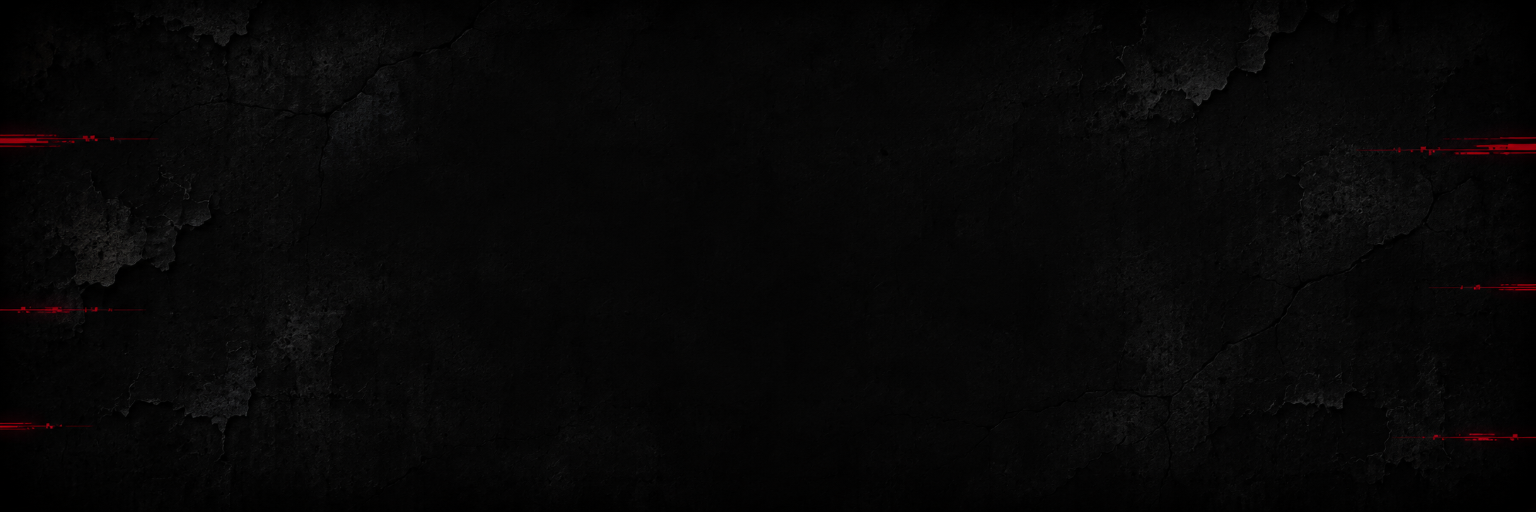
#> input picture source/panel-bg.png, 1536 x 512 px; its folder holds 7 pictures in this run
$ python prep.py
#> lines starting #> are read from the running program, lines starting #| are printed output that depends on the picture
"""Картинки из source/ (сгенерированы Codex) -> assets/ (встраиваются в exe; после запуска пересоберите).

- source/panel-bg.png  -> assets/web/bg.webp      фон карточки
- source/glitch.png    -> assets/web/glitch.webp  красная глитч-полоса: чёрный фон -> прозрачность
- source/imperium-bg.png, imperium-crest.png -> assets/web/imperium-*.webp  тема imperium
- source/neon-bg.png   -> assets/web/neon-bg.webp  тема neon
- source/icon-src.png  -> assets/icon.ico         иконка exe и трея (играет)
                          assets/tray-idle.ico    серая — ничего не играет
                          assets/web/vinyl.webp   заглушка, если у трека нет обложки
                          assets/wizard-small*.png  картинка мастера установки

Запуск:  python tools/prep.py
"""
from pathlib import Path

import numpy as np
from PIL import Image, ImageEnhance

ROOT = Path(__file__).resolve().parent.parent
SRC = ROOT / "source"
WEB = ROOT / "assets" / "web"
WEB.mkdir(parents=True, exist_ok=True)

# Фон: карточка 560x136 css px, рисуем с запасом x2 для чёткости на 1440p.
bg = Image.open(SRC / "panel-bg.png").convert("RGB")
#> bg is the input picture: PIL image 1536x512 RGB; mean R, G, B 7.2, 6.7, 6.7
bg = bg.resize((1120, 373), Image.LANCZOS)
#> bg: PIL image 1120x373 RGB
bg.save(WEB / "bg.webp", "WEBP", quality=82, method=6)


def black_to_alpha(path, lo, hi):
    """Картинка на чёрном -> RGBA: яркость от lo до hi становится альфой, цвет восстанавливаем
    «разделением» на альфу (unpremultiply), чтобы на прозрачном фоне OBS всё выглядело как на чёрном."""
#> called with lo = 0.04, hi = 1
    g = np.asarray(Image.open(path).convert("RGB")).astype(np.float32) / 255
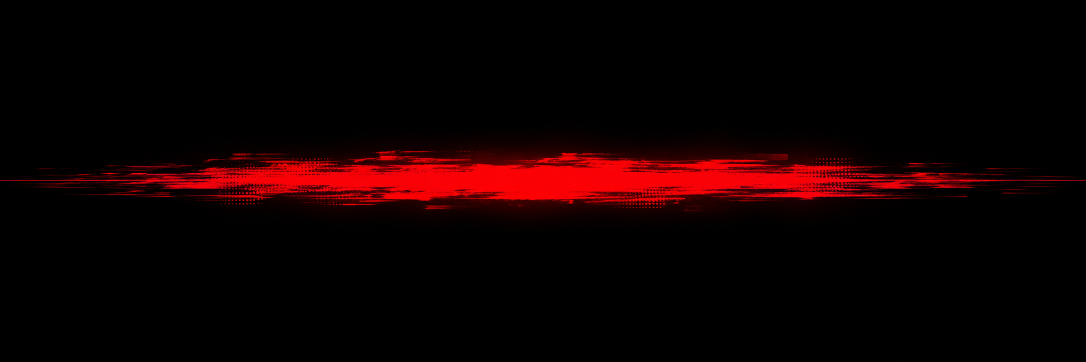
#> input picture source/glitch.png, 2172 x 724 px (shown at 1/2 size)
    a = np.clip((g.max(axis=2) - lo) / (hi - lo), 0, 1)
    rgb = np.where(a[..., None] > 0, np.clip(g / np.maximum(a[..., None], 1e-3), 0, 1), 0)
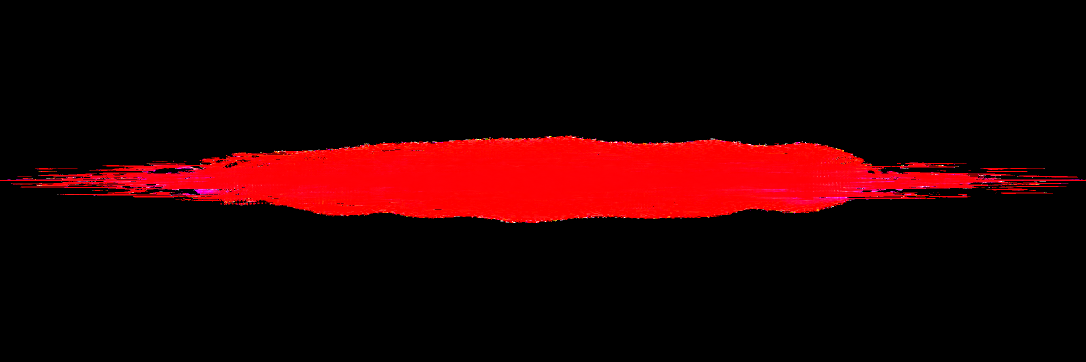
#> rgb: shape (724, 2172, 3) float32 (shown at 1/2 size); mean R, G, B 0.132, 0.00283, 0.007
    img = Image.fromarray((np.dstack([rgb, a]) * 255).astype(np.uint8), "RGBA")
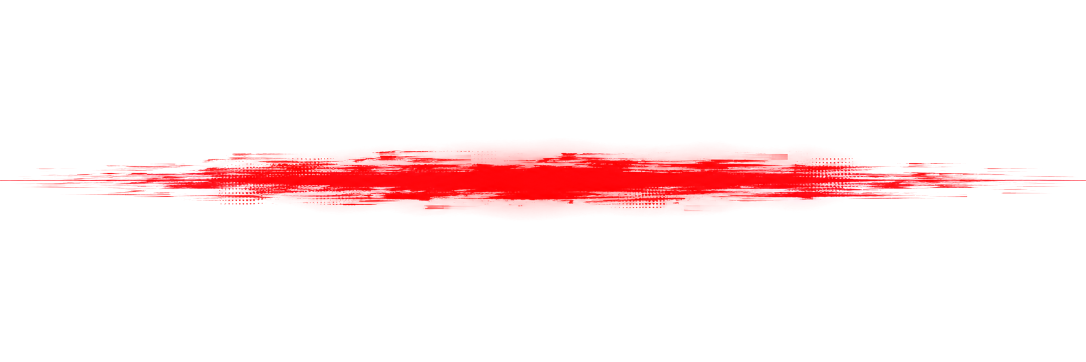
#> img: PIL image 2172x724 RGBA (shown at 1/2 size); mean R, G, B, A 33.7, 0.7, 1.8, 14.9; transparent parts drawn white
    return img.crop(img.getbbox())
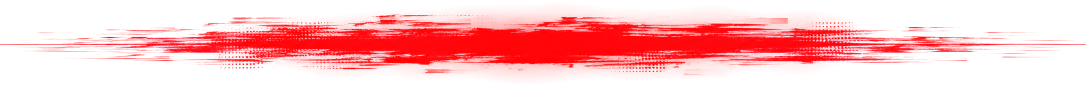
#> returned value: PIL image 2172x172 RGBA (shown at 1/2 size); mean R, G, B, A 141.8, 3, 7.4, 62.7; transparent parts drawn white


# Глитч (тема glitch): почти-чёрный шум фона отрезаем.
img = black_to_alpha(SRC / "glitch.png", 0.04, 1.0)
img = img.resize((1200, max(1, round(img.height * 1200 / img.width))), Image.LANCZOS)
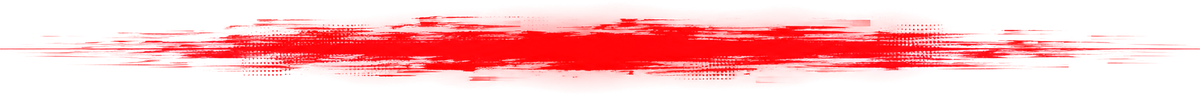
#> img: PIL image 1200x95 RGBA; mean R, G, B, A 144.4, 2.6, 6.5, 62.9; transparent parts drawn white
img.save(WEB / "glitch.webp", "WEBP", quality=85, method=6)

# Тема imperium: плита и крылатый череп (на карточке ~36 px, держим x4 запас).
Image.open(SRC / "imperium-bg.png").convert("RGB").resize((1120, 256), Image.LANCZOS).save(
    WEB / "imperium-bg.webp", "WEBP", quality=82, method=6)
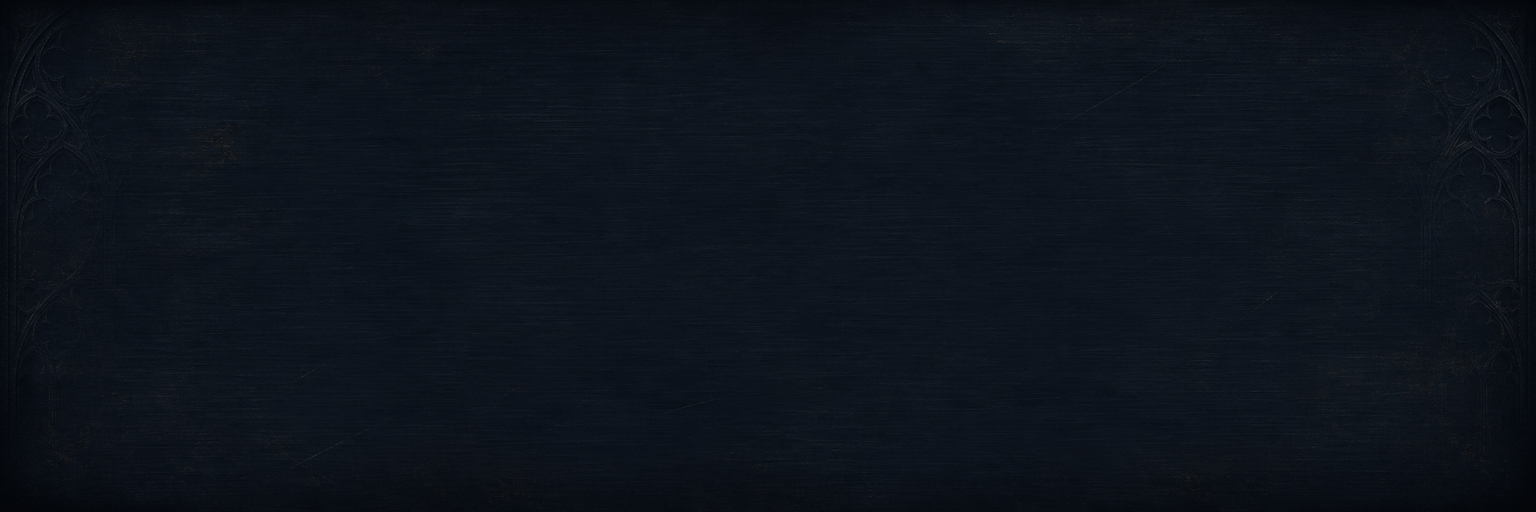
#> input picture source/imperium-bg.png, 1536 x 512 px
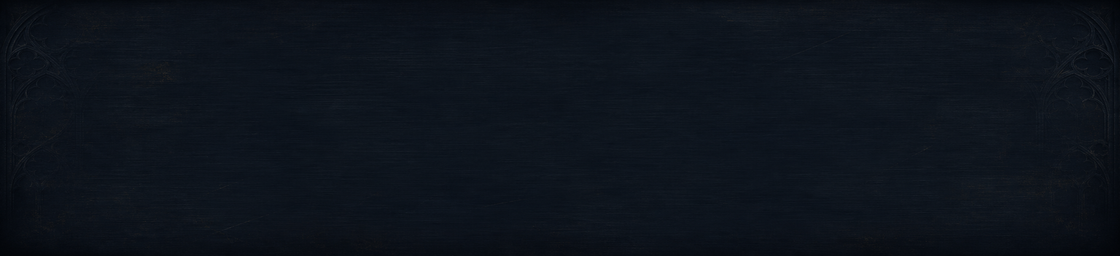
#> saved as imperium-bg.webp: PIL image 1120x256 RGB; mean R, G, B 13.2, 19.2, 27.5
# Тёмные гравировки золота должны остаться непрозрачными — порог альфы низкий.
crest = black_to_alpha(SRC / "imperium-crest.png", 0.05, 0.30)
#> (the run stopped early here; a loop or call above may not have finished)
